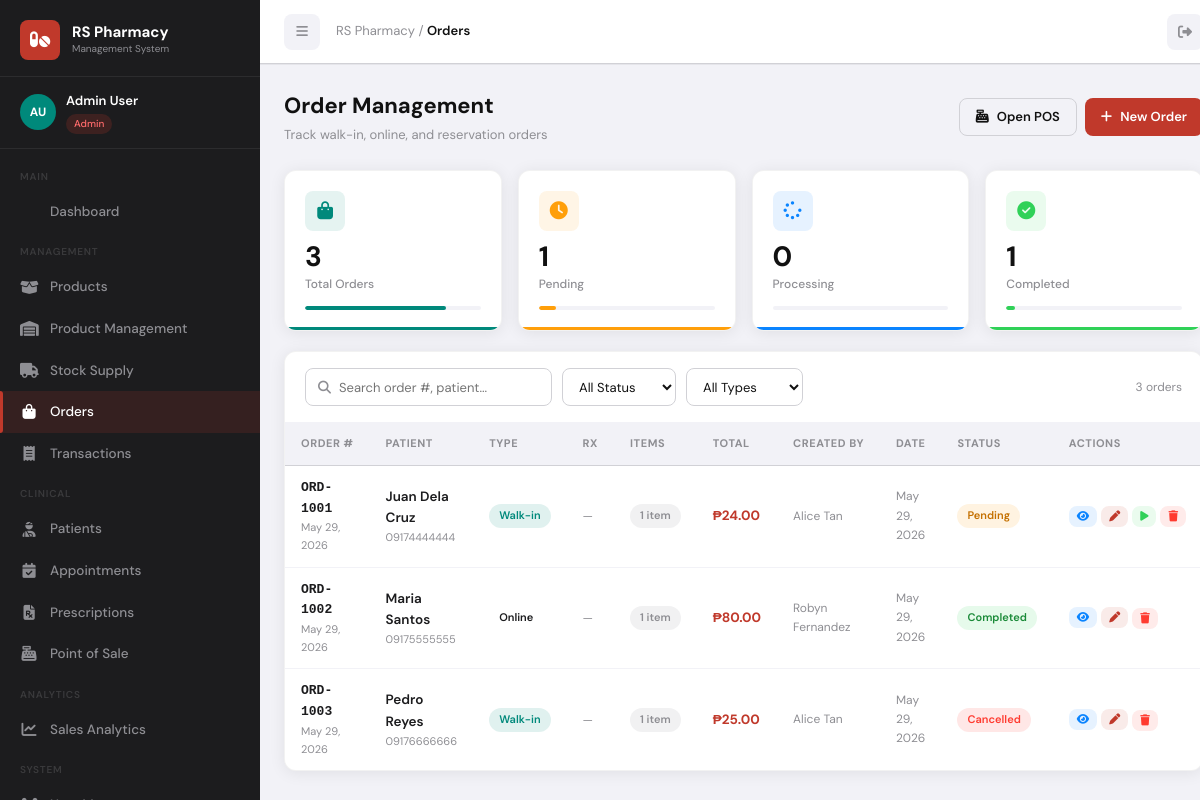
Screenshot of /orders.php (signed in) with the database file from the repository.
### tables this page shows
CREATE TABLE IF NOT EXISTS orders (
    id INT AUTO_INCREMENT PRIMARY KEY,
    order_number VARCHAR(20) UNIQUE,
    patient_id INT,
    pharmacist_id INT,
    prescription_id INT,
    order_type ENUM('walk-in','online','reservation') DEFAULT 'walk-in',
    status ENUM('Pending','Processing','Completed','Cancelled') DEFAULT 'Pending',
    notes TEXT,
    created_by INT,
    created_at TIMESTAMP DEFAULT CURRENT_TIMESTAMP,
    updated_at TIMESTAMP DEFAULT CURRENT_TIMESTAMP ON UPDATE CURRENT_TIMESTAMP,
    FOREIGN KEY (patient_id) REFERENCES patients(id) ON DELETE SET NULL,
    FOREIGN KEY (pharmacist_id) REFERENCES pharmacists(id) ON DELETE SET NULL,
    FOREIGN KEY (prescription_id) REFERENCES prescriptions(id) ON DELETE SET NULL,
    FOREIGN KEY (created_by) REFERENCES users(id) ON DELETE SET NULL
);

CREATE TABLE IF NOT EXISTS patients (
    id INT AUTO_INCREMENT PRIMARY KEY,
    user_id INT,
    first_name VARCHAR(80) NOT NULL,
    last_name VARCHAR(80) NOT NULL,
    date_of_birth DATE,
    sex ENUM('Male','Female','Other'),
    blood_type ENUM('A+','A-','B+','B-','AB+','AB-','O+','O-'),
    phone VARCHAR(20),
    address TEXT,
    medical_history TEXT,
    allergies TEXT,
    emergency_contact_name VARCHAR(100),
    emergency_contact_phone VARCHAR(20),
    assigned_doctor VARCHAR(100),
    status ENUM('active','inactive') DEFAULT 'active',
    created_at TIMESTAMP DEFAULT CURRENT_TIMESTAMP,
    updated_at TIMESTAMP DEFAULT CURRENT_TIMESTAMP ON UPDATE CURRENT_TIMESTAMP,
    FOREIGN KEY (user_id) REFERENCES users(id) ON DELETE SET NULL
);

### auth.php (called while the page is built, shortened)
<?php
function getCurrentUser() {
    return [
        'id'         => $_SESSION['user_id'] ?? null,
        'name'       => $_SESSION['user_name'] ?? '',
        'email'      => $_SESSION['user_email'] ?? '',
        'role'       => $_SESSION['user_role'] ?? '',
        'first_name' => $_SESSION['first_name'] ?? '',
        'last_name'  => $_SESSION['last_name'] ?? '',
    ];
}
function formatCurrency($amount) {
    return '₱' . number_format($amount, 2);
}
function formatDate($date) {
    return date('M d, Y', strtotime($date));
}
function sanitize($input) {
    return htmlspecialchars(strip_tags(trim($input)), ENT_QUOTES, 'UTF-8');
}
?>

### orders.php (the view, shortened to what this page needs)
<?php
require_once 'includes/auth.php';
$db   = getDB();
$search  = sanitize($_GET['search'] ?? '');
$where = "WHERE 1";
$orders = [];
$res = $db->query("SELECT o.*, CONCAT(p.first_name,' ',p.last_name) as patient_name, p.phone as patient_phone, CONCAT(u.first_name,' ',u.last_name) as created_by_name, rx.rx_number FROM orders o LEFT JOIN patients p ON o.patient_id=p.id LEFT JOIN users u ON o.created_by=u.id LEFT JOIN prescriptions rx ON o.prescription_id=rx.id $where ORDER BY o.created_at DESC");
while ($row = $res->fetch_assoc()) $orders[] = $row;
$totalOrders    = $db->query("SELECT COUNT(*) as c FROM orders")->fetch_assoc()['c'];
$pendingOrders  = $db->query("SELECT COUNT(*) as c FROM orders WHERE status='Pending'")->fetch_assoc()['c'];
$processingOrders = $db->query("SELECT COUNT(*) as c FROM orders WHERE status='Processing'")->fetch_assoc()['c'];
$completedOrders = $db->query("SELECT COUNT(*) as c FROM orders WHERE status='Completed'")->fetch_assoc()['c'];
$statusColors = ['Pending'=>'warning','Processing'=>'info','Completed'=>'success','Cancelled'=>'danger'];
$typeColors   = ['walk-in'=>'teal','online'=>'blue','reservation'=>'orange'];
?>
<!DOCTYPE html>
<html lang="en">
<head>
    <link rel="stylesheet" href="https://cdnjs.cloudflare.com/ajax/libs/font-awesome/6.5.0/css/all.min.css">
    <link rel="stylesheet" href="assets/css/style.css">
</head>
<body>
<div class="app-wrapper">
    <?php include 'includes/sidebar.php'; ?>
    <div class="main-content">
        <div class="topbar">
            <div class="topbar-left">
                <button class="topbar-btn" onclick="toggleSidebar()"><i class="fas fa-bars"></i></button>
                <div class="page-breadcrumb">RS Pharmacy / <span>Orders</span></div>
            </div>
            <div class="topbar-right">
                <a href="./logout.php" class="topbar-btn"><i class="fas fa-sign-out-alt"></i></a>
            </div>
        </div>
        <div class="page-content">
            <div class="page-header">
                <div><div class="page-title">Order Management</div><div class="page-subtitle">Track walk-in, online, and reservation orders</div></div>
                <?php if (in_array($user['role'],['admin','pharmacist','staff'])): ?>
                <div style="display:flex;gap:8px;">
                    <a href="pos.php" class="btn btn-outline"><i class="fas fa-cash-register"></i> Open POS</a>
                    <button class="btn btn-primary" onclick="openOrderModal()"><i class="fas fa-plus"></i> New Order</button>
                </div>
                <?php endif; ?>
            </div>
            <div class="stat-grid stat-grid-4" style="margin-bottom:20px;">
                <div class="stat-card teal"><div class="stat-icon teal"><i class="fas fa-shopping-bag"></i></div><div class="stat-value"><?=$totalOrders?></div><div class="stat-label">Total Orders</div><div class="stat-progress"><div class="stat-progress-bar teal" style="width:80%"></div></div></div>
                <div class="stat-card orange"><div class="stat-icon orange"><i class="fas fa-clock"></i></div><div class="stat-value"><?=$pendingOrders?></div><div class="stat-label">Pending</div><div class="stat-progress"><div class="stat-progress-bar orange" style="width:<?=min(100,$pendingOrders*10)?>%"></div></div></div>
                <div class="stat-card blue"><div class="stat-icon blue"><i class="fas fa-spinner"></i></div><div class="stat-value"><?=$processingOrders?></div><div class="stat-label">Processing</div><div class="stat-progress"><div class="stat-progress-bar blue" style="width:<?=min(100,$processingOrders*10)?>%"></div></div></div>
                <div class="stat-card green"><div class="stat-icon green"><i class="fas fa-circle-check"></i></div><div class="stat-value"><?=$completedOrders?></div><div class="stat-label">Completed</div><div class="stat-progress"><div class="stat-progress-bar green" style="width:<?=min(100,$completedOrders*5)?>%"></div></div></div>
            </div>
            <div class="table-wrapper">
                <div class="table-toolbar">
                    <div class="table-toolbar-left">
                        <div class="search-bar"><i class="fas fa-search"></i><input type="text" id="orderSearch" placeholder="Search order #, patient..." value="<?=htmlspecialchars($search)?>"></div>
                        <select class="filter-select" id="statusFilter">
                            <option value="">All Status</option>
                        </select>
                        <select class="filter-select" id="typeFilter">
                            <option value="">All Types</option>
                        </select>
                    </div>
                    <div class="table-toolbar-right"><span class="text-muted"><?=count($orders)?> orders</span></div>
                </div>
                <div class="table-responsive">
                    <table id="ordersTable">
                        <thead>
                            <tr>
                                <th>Order #</th>
                                <th>Patient</th>
                                <th>Type</th>
                                <th>Rx</th>
                                <th>Items</th>
                                <th>Total</th>
                                <th>Created By</th>
                                <th>Date</th>
                                <th>Status</th>
                                <th>Actions</th>
                            </tr>
                        </thead>
                        <tbody>
                            <?php foreach ($orders as $o):
                                $items = $db->query("SELECT COUNT(*) as cnt, COALESCE(SUM(subtotal),0) as total FROM order_items WHERE order_id={$o['id']}")->fetch_assoc();
                                $itemCount = $items['cnt'] ?? 0;
                                $orderTotal = $items['total'] ?? 0;
                            ?>
                            <tr>
                                <td>
                                    <div style="font-weight:700;font-family:monospace;font-size:13px;"><?=sanitize($o['order_number']??'—')?></div>
                                    <div style="font-size:11px;color:var(--gray);"><?=formatDate($o['created_at'])?></div>
                                </td>
                                <td>
                                    <div style="font-weight:600;"><?=sanitize($o['patient_name']??'—')?></div>
                                    <div style="font-size:11px;color:var(--gray);"><?=sanitize($o['patient_phone']??'')?></div>
                                </td>
                                <td><span class="badge badge-<?=$typeColors[$o['order_type']]??'gray'?>"><?=ucfirst($o['order_type'])?></span></td>
                                <td>
                                    <?php if($o['rx_number']): ?>
                                    <span class="badge badge-teal" style="font-family:monospace;"><?=sanitize($o['rx_number'])?></span>
                                    <?php else: ?><span class="text-muted">—</span><?php endif; ?>
                                </td>
                                <td>
                                    <span class="badge badge-gray"><?=$itemCount?> item<?=$itemCount!=1?'s':''?></span>
                                </td>
                                <td style="font-weight:700;color:var(--primary);"><?=formatCurrency($orderTotal)?></td>
                                <td style="font-size:12px;color:var(--gray);"><?=sanitize($o['created_by_name']??'—')?></td>
                                <td class="text-muted"><?=formatDate($o['created_at'])?></td>
                                <td><span class="badge badge-<?=$statusColors[$o['status']]??'gray'?>"><?=$o['status']?></span></td>
                                <td>
                                    <div class="action-links">
                                        <button class="action-link action-view" onclick='viewOrder(<?=$o['id']?>,<?=json_encode($o, JSON_HEX_APOS|JSON_HEX_QUOT|JSON_HEX_TAG|JSON_HEX_AMP)?>)'><i class="fas fa-eye"></i></button>
                                        <?php if (in_array($user['role'],['admin','pharmacist','staff'])): ?>
                                        <button class="action-link action-edit" onclick='editOrder(<?=json_encode($o, JSON_HEX_APOS|JSON_HEX_QUOT|JSON_HEX_TAG|JSON_HEX_AMP)?>)'><i class="fas fa-pen"></i></button>
                                        <?php if ($o['status']==='Pending'): ?>
                                        <form method="POST" style="display:inline;">
                                            <button type="submit" class="action-link action-approve" title="Mark Processing"><i class="fas fa-play"></i></button>
                                        </form>
                                        <?php endif; ?>
                                        <form method="POST" style="display:inline;" onsubmit="return confirm('Delete this order?')">
                                            <button type="submit" class="action-link action-delete"><i class="fas fa-trash"></i></button>
                                        </form>
                                        <?php endif; ?>
                                    </div>
                                </td>
                            </tr>
                            <?php endforeach; ?>
                        </tbody>
                    </table>
                </div>
            </div>
        </div>
    </div>
</div>
</body>
</html>

### rows the page displays
orders: order_number "ORD-1001", created_at "May 29, 2026", patient_name "Juan Dela Cruz", patient.phone "09174444444", order_type "Walk-in", itemCount "1", orderTotal "₱24.00", created_by_name "Alice Tan", status "Pending"
orders: order_number "ORD-1002", created_at "May 29, 2026", patient_name "Maria Santos", patient.phone "09175555555", order_type "Online", itemCount "1", orderTotal "₱80.00", created_by_name "Robyn Fernandez", status "Completed"
orders: order_number "ORD-1003", created_at "May 29, 2026", patient_name "Pedro Reyes", patient.phone "09176666666", order_type "Walk-in", itemCount "1", orderTotal "₱25.00", created_by_name "Alice Tan", status "Cancelled"

### other values shown
substr($user['first_name'], 0, 1) . substr($user['last_name'], 0, 1) "AU"
$user['first_name'] . ' ' . $user['last_name'] "Admin User"
$user['role'] "Admin"
$totalOrders "3"
$pendingOrders "1"
$processingOrders "0"
$completedOrders "1"
count($orders) "3"
